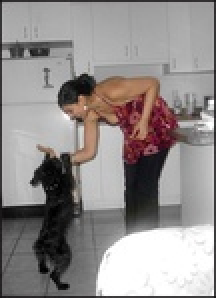
#> input picture runs/detect/predict-3/000000000674.jpg, 108 x 149 px, shrunk from 363 x 500 before the run (shown 2 times larger); its folder holds 4 pictures in this run
$ python join_images.py
#> lines starting #> are read from the running program, lines starting #| are printed output that depends on the picture
from PIL import Image
import os
import math

# =========================
# 1. CAMINHO DAS IMAGENS
# =========================
folder = "runs/detect/predict-3"  # ajuste se for predict2, predict3...

images = [os.path.join(folder, f) for f in os.listdir(folder) if f.endswith(".jpg")]

images.sort()        # garante ordem
images = images[:20] #

# =========================
# 2. ABRIR IMAGENS
# =========================
imgs = [Image.open(img) for img in images]
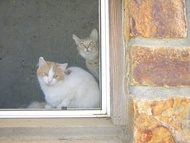
#> input picture runs/detect/predict-3/000000000968.jpg, 190 x 143 px, shrunk from 640 x 480 before the run
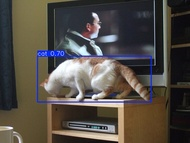
#> input picture runs/detect/predict-3/000000025560.jpg, 190 x 143 px, shrunk from 640 x 480 before the run
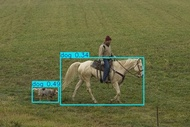
#> input picture runs/detect/predict-3/000000079229.jpg, 190 x 127 px, shrunk from 640 x 426 before the run
#> imgs = 4 items

# =========================
# 3. DEFINIR GRID
# =========================
cols = 3  # número de colunas
rows = math.ceil(len(imgs) / cols)
#> rows = 2

# tamanho padrão (pega da primeira)
w, h = imgs[0].size
#> w = 108; h = 149

# =========================
# 4. CRIAR IMAGEM FINAL
# =========================
grid_img = Image.new("RGB", (cols * w, rows * h))
#> grid_img: PIL image 324x298 RGB; every value is 0

# =========================
# 5. COLAR IMAGENS
# =========================
for i, img in enumerate(imgs):
    row = i // cols
    col = i % cols
    grid_img.paste(img, (col * w, row * h))
#> this loop made 4 passes
#> (row, col) on passes 1 to 4: (0, 0), (0, 1), (0, 2), (1, 0)
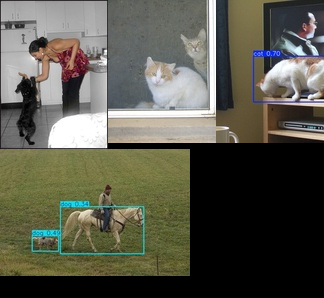
#> grid_img: PIL image 324x298 RGB; mean R, G, B 89.2, 88.9, 76.3

# =========================
# 6. SALVAR
# =========================
output_path = "assets/resultado-coco-2017-2000-yolo26n-best-conf.jpg"
grid_img.save(output_path)

print("Imagem salva em:", output_path)
